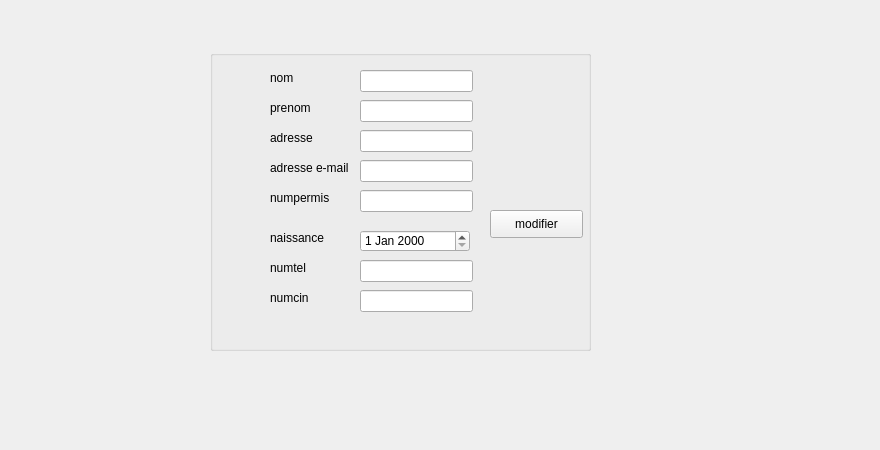
      <widget class="QWidget" name="tab_10">
       <attribute name="title">
        <string>modifier</string>
       </attribute>
       <widget class="QGroupBox" name="groupBox_5">
        <property name="geometry">
         <rect>
          <x>210</x>
          <y>50</y>
          <width>381</width>
          <height>301</height>
         </rect>
        </property>
        <property name="title">
         <string/>
        </property>
        <widget class="QLineEdit" name="lineEdit_nom">
         <property name="geometry">
          <rect>
           <x>150</x>
           <y>20</y>
           <width>113</width>
           <height>22</height>
          </rect>
         </property>
        </widget>
        <widget class="QLineEdit" name="lineEdit_prenom">
         <property name="geometry">
          <rect>
           <x>150</x>
           <y>50</y>
           <width>113</width>
           <height>22</height>
          </rect>
         </property>
        </widget>
        <widget class="QLineEdit" name="lineEdit_numpermis">
         <property name="geometry">
          <rect>
           <x>150</x>
           <y>140</y>
           <width>113</width>
           <height>22</height>
          </rect>
         </property>
        </widget>
        <widget class="QLineEdit" name="lineEdit_adresse">
         <property name="geometry">
          <rect>
           <x>150</x>
           <y>80</y>
           <width>113</width>
           <height>22</height>
          </rect>
         </property>
        </widget>
        <widget class="QLineEdit" name="lineEdit_email">
         <property name="geometry">
          <rect>
           <x>150</x>
           <y>110</y>
           <width>113</width>
           <height>22</height>
          </rect>
         </property>
        </widget>
        <widget class="QLineEdit" name="lineEdit_numtel">
         <property name="geometry">
          <rect>
           <x>150</x>
           <y>210</y>
           <width>113</width>
           <height>22</height>
          </rect>
         </property>
        </widget>
        <widget class="QLineEdit" name="cinToModifyLineEdit">
         <property name="geometry">
          <rect>
           <x>150</x>
           <y>240</y>
           <width>113</width>
           <height>22</height>
          </rect>
         </property>
        </widget>
        <widget class="QPushButton" name="pushButton_15">
         <property name="geometry">
          <rect>
           <x>280</x>
           <y>160</y>
           <width>93</width>
           <height>28</height>
          </rect>
         </property>
         <property name="text">
          <string>modifier</string>
         </property>
        </widget>
        <widget class="QLabel" name="label_31">
         <property name="geometry">
          <rect>
           <x>60</x>
           <y>20</y>
           <width>56</width>
           <height>16</height>
          </rect>
         </property>
         <property name="text">
          <string>nom</string>
         </property>
        </widget>
        <widget class="QLabel" name="label_32">
         <property name="geometry">
          <rect>
           <x>60</x>
           <y>50</y>
           <width>56</width>
           <height>16</height>
          </rect>
         </property>
         <property name="text">
          <string>prenom</string>
         </property>
        </widget>
        <widget class="QLabel" name="label_33">
         <property name="geometry">
          <rect>
           <x>60</x>
           <y>80</y>
           <width>56</width>
           <height>16</height>
          </rect>
         </property>
         <property name="text">
          <string>adresse</string>
         </property>
        </widget>
        <widget class="QLabel" name="label_34">
         <property name="geometry">
          <rect>
           <x>60</x>
           <y>110</y>
           <width>91</width>
           <height>16</height>
          </rect>
         </property>
         <property name="text">
          <string>adresse e-mail</string>
         </property>
        </widget>
        <widget class="QLabel" name="label_35">
         <property name="geometry">
          <rect>
           <x>60</x>
           <y>140</y>
           <width>81</width>
           <height>16</height>
          </rect>
         </property>
         <property name="text">
          <string>numpermis</string>
         </property>
        </widget>
        <widget class="QLabel" name="label_36">
         <property name="geometry">
          <rect>
           <x>60</x>
           <y>180</y>
           <width>56</width>
           <height>16</height>
          </rect>
         </property>
         <property name="text">
          <string>naissance</string>
         </property>
        </widget>
        <widget class="QLabel" name="label_37">
         <property name="geometry">
          <rect>
           <x>60</x>
           <y>210</y>
           <width>56</width>
           <height>16</height>
          </rect>
         </property>
         <property name="text">
          <string>numtel</string>
         </property>
        </widget>
        <widget class="QLabel" name="label_38">
         <property name="geometry">
          <rect>
           <x>60</x>
           <y>240</y>
           <width>56</width>
           <height>16</height>
          </rect>
         </property>
         <property name="text">
          <string>numcin</string>
         </property>
        </widget>
        <widget class="QDateEdit" name="lineEdit_naissance">
         <property name="geometry">
          <rect>
           <x>150</x>
           <y>180</y>
           <width>110</width>
           <height>22</height>
          </rect>
         </property>
        </widget>
       </widget>
       <widget class="QLabel" name="label_51">
        <property name="geometry">
         <rect>
          <x>0</x>
          <y>0</y>
          <width>871</width>
          <height>441</height>
         </rect>
        </property>
        <property name="styleSheet">
         <string notr="true">border-image: url(:/images/p0.png);</string>
        </property>
        <property name="text">
         <string/>
        </property>
       </widget>
       <zorder>label_51</zorder>
       <zorder>groupBox_5</zorder>
      </widget>
